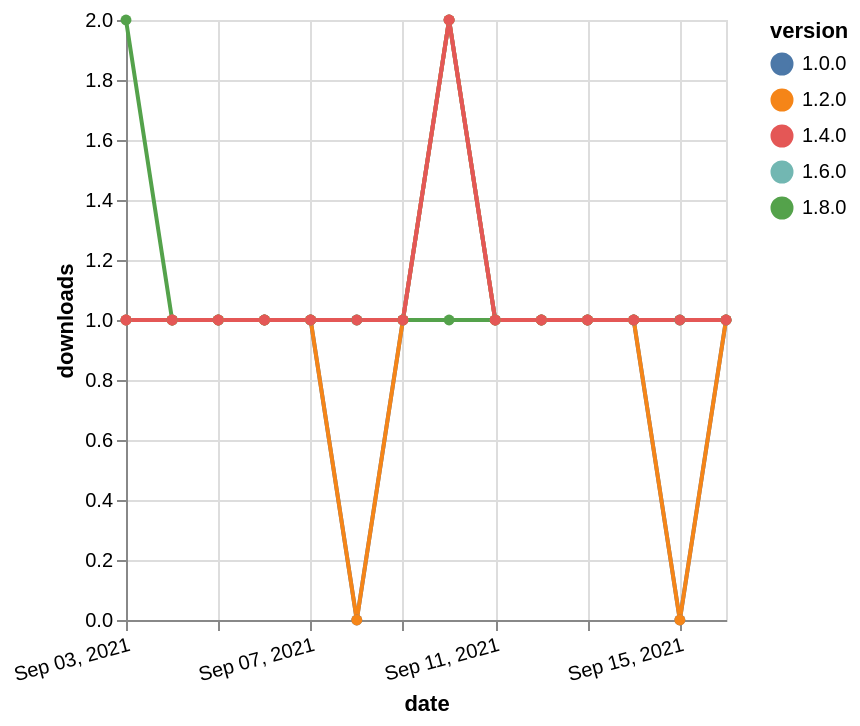

Write the Vega-Lite specification saved for this chart.
### Vega-Lite specification from a JSON file in a GitHub repository (floating-point values rounded to 4 significant figures)
{"$schema": "https://vega.github.io/schema/vega-lite/v5.json", "description": "A simple bar chart with embedded data.", "data": {"values": [{"date": "2021-09-03", "total": 166, "delta": 1, "version": "1.6.0"}, {"date": "2021-09-04", "total": 167, "delta": 1, "version": "1.6.0"}, {"date": "2021-09-05", "total": 168, "delta": 1, "version": "1.6.0"}, {"date": "2021-09-06", "total": 169, "delta": 1, "version": "1.6.0"}, {"date": "2021-09-07", "total": 170, "delta": 1, "version": "1.6.0"}, {"date": "2021-09-08", "total": 171, "delta": 1, "version": "1.6.0"}, {"date": "2021-09-09", "total": 172, "delta": 1, "version": "1.6.0"}, {"date": "2021-09-10", "total": 174, "delta": 2, "version": "1.6.0"}, {"date": "2021-09-11", "total": 175, "delta": 1, "version": "1.6.0"}, {"date": "2021-09-12", "total": 176, "delta": 1, "version": "1.6.0"}, {"date": "2021-09-13", "total": 177, "delta": 1, "version": "1.6.0"}, {"date": "2021-09-14", "total": 178, "delta": 1, "version": "1.6.0"}, {"date": "2021-09-15", "total": 179, "delta": 1, "version": "1.6.0"}, {"date": "2021-09-16", "total": 180, "delta": 1, "version": "1.6.0"}, {"date": "2021-09-03", "total": 117, "delta": 2, "version": "1.8.0"}, {"date": "2021-09-04", "total": 118, "delta": 1, "version": "1.8.0"}, {"date": "2021-09-05", "total": 119, "delta": 1, "version": "1.8.0"}, {"date": "2021-09-06", "total": 120, "delta": 1, "version": "1.8.0"}, {"date": "2021-09-07", "total": 121, "delta": 1, "version": "1.8.0"}, {"date": "2021-09-08", "total": 122, "delta": 1, "version": "1.8.0"}, {"date": "2021-09-09", "total": 123, "delta": 1, "version": "1.8.0"}, {"date": "2021-09-10", "total": 124, "delta": 1, "version": "1.8.0"}, {"date": "2021-09-11", "total": 125, "delta": 1, "version": "1.8.0"}, {"date": "2021-09-12", "total": 126, "delta": 1, "version": "1.8.0"}, {"date": "2021-09-13", "total": 127, "delta": 1, "version": "1.8.0"}, {"date": "2021-09-14", "total": 128, "delta": 1, "version": "1.8.0"}, {"date": "2021-09-15", "total": 129, "delta": 1, "version": "1.8.0"}, {"date": "2021-09-16", "total": 130, "delta": 1, "version": "1.8.0"}, {"date": "2021-09-03", "total": 171, "delta": 1, "version": "1.0.0"}, {"date": "2021-09-04", "total": 172, "delta": 1, "version": "1.0.0"}, {"date": "2021-09-05", "total": 173, "delta": 1, "version": "1.0.0"}, {"date": "2021-09-06", "total": 174, "delta": 1, "version": "1.0.0"}, {"date": "2021-09-07", "total": 175, "delta": 1, "version": "1.0.0"}, {"date": "2021-09-08", "total": 175, "delta": 0, "version": "1.0.0"}, {"date": "2021-09-09", "total": 176, "delta": 1, "version": "1.0.0"}, {"date": "2021-09-10", "total": 178, "delta": 2, "version": "1.0.0"}, {"date": "2021-09-11", "total": 179, "delta": 1, "version": "1.0.0"}, {"date": "2021-09-12", "total": 180, "delta": 1, "version": "1.0.0"}, {"date": "2021-09-13", "total": 181, "delta": 1, "version": "1.0.0"}, {"date": "2021-09-14", "total": 182, "delta": 1, "version": "1.0.0"}, {"date": "2021-09-15", "total": 182, "delta": 0, "version": "1.0.0"}, {"date": "2021-09-16", "total": 183, "delta": 1, "version": "1.0.0"}, {"date": "2021-09-03", "total": 162, "delta": 1, "version": "1.2.0"}, {"date": "2021-09-04", "total": 163, "delta": 1, "version": "1.2.0"}, {"date": "2021-09-05", "total": 164, "delta": 1, "version": "1.2.0"}, {"date": "2021-09-06", "total": 165, "delta": 1, "version": "1.2.0"}, {"date": "2021-09-07", "total": 166, "delta": 1, "version": "1.2.0"}, {"date": "2021-09-08", "total": 166, "delta": 0, "version": "1.2.0"}, {"date": "2021-09-09", "total": 167, "delta": 1, "version": "1.2.0"}, {"date": "2021-09-10", "total": 169, "delta": 2, "version": "1.2.0"}, {"date": "2021-09-11", "total": 170, "delta": 1, "version": "1.2.0"}, {"date": "2021-09-12", "total": 171, "delta": 1, "version": "1.2.0"}, {"date": "2021-09-13", "total": 172, "delta": 1, "version": "1.2.0"}, {"date": "2021-09-14", "total": 173, "delta": 1, "version": "1.2.0"}, {"date": "2021-09-15", "total": 173, "delta": 0, "version": "1.2.0"}, {"date": "2021-09-16", "total": 174, "delta": 1, "version": "1.2.0"}, {"date": "2021-09-03", "total": 142, "delta": 1, "version": "1.4.0"}, {"date": "2021-09-04", "total": 143, "delta": 1, "version": "1.4.0"}, {"date": "2021-09-05", "total": 144, "delta": 1, "version": "1.4.0"}, {"date": "2021-09-06", "total": 145, "delta": 1, "version": "1.4.0"}, {"date": "2021-09-07", "total": 146, "delta": 1, "version": "1.4.0"}, {"date": "2021-09-08", "total": 147, "delta": 1, "version": "1.4.0"}, {"date": "2021-09-09", "total": 148, "delta": 1, "version": "1.4.0"}, {"date": "2021-09-10", "total": 150, "delta": 2, "version": "1.4.0"}, {"date": "2021-09-11", "total": 151, "delta": 1, "version": "1.4.0"}, {"date": "2021-09-12", "total": 152, "delta": 1, "version": "1.4.0"}, {"date": "2021-09-13", "total": 153, "delta": 1, "version": "1.4.0"}, {"date": "2021-09-14", "total": 154, "delta": 1, "version": "1.4.0"}, {"date": "2021-09-15", "total": 155, "delta": 1, "version": "1.4.0"}, {"date": "2021-09-16", "total": 156, "delta": 1, "version": "1.4.0"}]}, "width": "container", "mark": {"type": "line", "point": {"filled": true}}, "encoding": {"x": {"field": "date", "type": "temporal", "timeUnit": "yearmonthdate", "title": "date", "axis": {"labelAngle": -15}}, "y": {"field": "delta", "type": "quantitative", "title": "downloads"}, "color": {"field": "version", "type": "nominal"}, "tooltip": {"field": "delta"}}}
